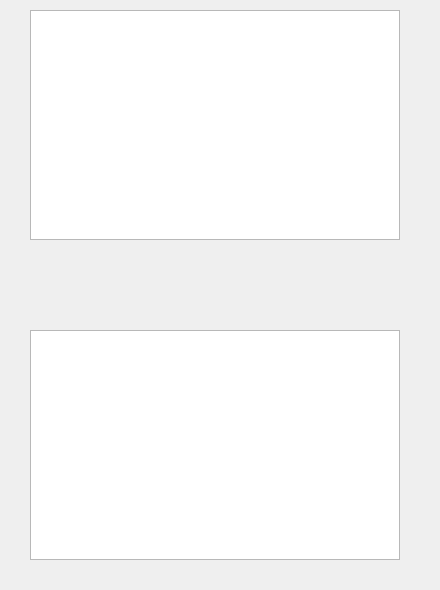
<?xml version="1.0" encoding="UTF-8"?>
<ui version="4.0">
 <class>ImageView</class>
 <widget class="QWidget" name="ImageView">
  <property name="geometry">
   <rect>
    <x>0</x>
    <y>0</y>
    <width>440</width>
    <height>590</height>
   </rect>
  </property>
  <property name="minimumSize">
   <size>
    <width>440</width>
    <height>590</height>
   </size>
  </property>
  <property name="windowTitle">
   <string>Form</string>
  </property>
  <widget class="QGraphicsView" name="myImage">
   <property name="geometry">
    <rect>
     <x>30</x>
     <y>10</y>
     <width>370</width>
     <height>230</height>
    </rect>
   </property>
  </widget>
  <widget class="QGraphicsView" name="viewTransform">
   <property name="geometry">
    <rect>
     <x>30</x>
     <y>330</y>
     <width>370</width>
     <height>230</height>
    </rect>
   </property>
  </widget>
 </widget>
 <resources/>
 <connections/>
</ui>
